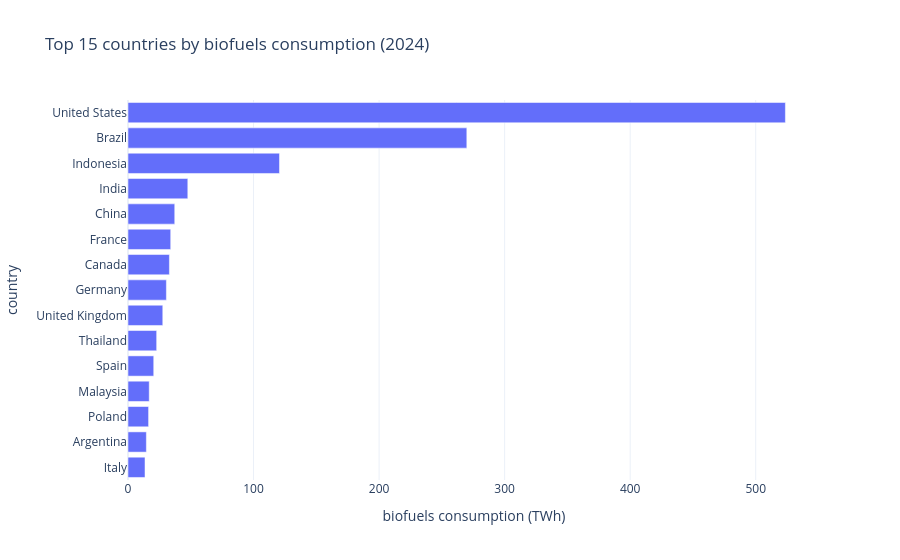

Notebook code for this chart:
### Markdown cell above
## Executive charts (Plotly)

`plot_choropleth_latest_year` (in `src/plots.py`) builds an
interactive world map; it renders fine when running the notebook with
normal internet access, but it isn't exported as a static image here
because Plotly's base map is downloaded from a CDN that's blocked in
this working environment. The bar-chart ranking doesn't depend on any
external map, so it exports without issue.

### Code cell
from src.plots import plot_country_ranking

fig_ranking = plot_country_ranking(df, year=int(latest_year), top_n=15)
fig_ranking.write_image("../reports/figures/top15_countries.png", scale=2)
fig_ranking.show()

### Figure 1 — Plotly figure (JSON) as saved in the notebook; plotly's stock layout.template omitted (floating-point values rounded to 4 significant figures)
{"data": [{"hovertemplate": "biofuel_consumption=%{x}<br>country=%{y}<extra></extra>", "legendgroup": "", "marker": {"color": "#636efa", "pattern": {"shape": ""}}, "name": "", "orientation": "h", "showlegend": false, "textposition": "auto", "type": "bar", "x": [523.6, 269.9, 120.7, 47.63, 37.23, 34.02, 32.98, 30.58, 27.7, 22.83, 20.49, 16.91, 16.39, 14.63, 13.54], "xaxis": "x", "y": ["United States", "Brazil", "Indonesia", "India", "China", "France", "Canada", "Germany", "United Kingdom", "Thailand", "Spain", "Malaysia", "Poland", "Argentina", "Italy"], "yaxis": "y"}], "layout": {"barmode": "relative", "legend": {"tracegroupgap": 0}, "title": {"text": "Top 15 countries by biofuels consumption (2024)"}, "xaxis": {"anchor": "y", "domain": [0.0, 1.0], "title": {"text": "biofuels consumption (TWh)"}}, "yaxis": {"anchor": "x", "autorange": "reversed", "domain": [0.0, 1.0], "title": {"text": "country"}}}}
